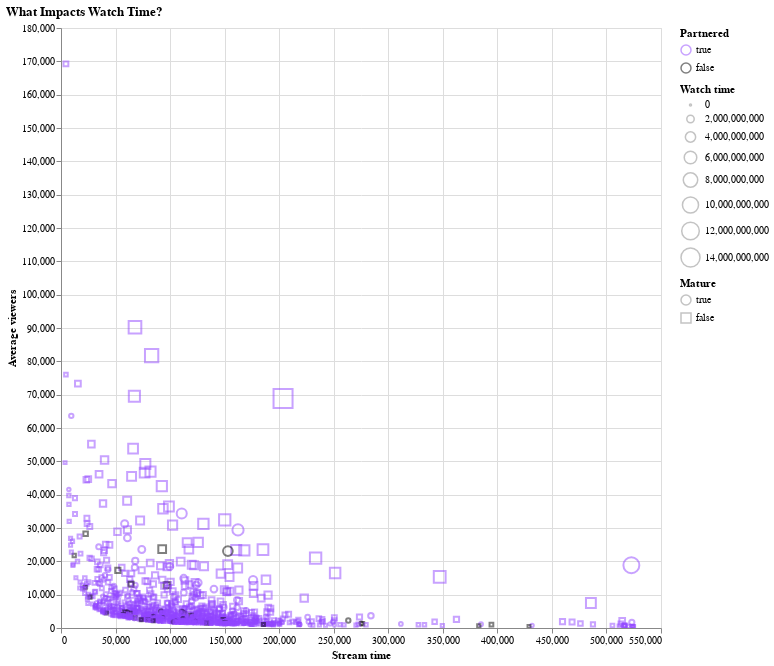

Notebook cell for this chart:
### Markdown cell above
Below is an interactive scatterplot. Stream time is on the x axis and Average viewers is on the y axis. The area of the square that would be made from the two axes and the point would represent the Watch time. The size of the mark also represents the Watch time to make things a little easier to see. The coloring represents partner status and the shape represents the indicated maturity of the stream. There is also a dropdown menu for viewers of this visualization to select their preffered language if they want to see top streamers in their language

### Code cell
from altair.expr import datum, substring

base = alt.Chart(wh).mark_point(opacity=0.5).encode(
    alt.X(alt.repeat("column"), type='quantitative', scale=alt.Scale(domain=(0, 550000))),
    alt.Y(alt.repeat("row"), type='quantitative', scale=alt.Scale(domain=(0, 180000))),
    color=alt.Color('Partnered:N', sort= "descending"),
    shape = alt.Shape('Mature:N', sort= "descending"),
    tooltip=['Channel', alt.Tooltip("Watch time:Q", format=",.0f"), 
             alt.Tooltip("Stream time:Q", format=",.0f"), 
             alt.Tooltip("Average viewers:Q", format=",.0f")],
    size="Watch time:Q"
).properties(
    width=600,
    height=600
).repeat(
    row=['Average viewers'],
    column=['Stream time']
).configure_range(
    category=alt.RangeScheme(['#9146ff', 'black'])
).interactive()

langDropdown = alt.binding_select(options=[None] + sorted(list(wh.Language.unique())), labels = ['All'] + sorted(list(wh.Language.unique())), name="Language ")
selection = alt.selection_single(fields=['Language'], bind = langDropdown)

final = base.add_selection(
    selection
).transform_filter(
    selection
).properties(title="What Impacts Watch Time?")


final

### Figure 1 — Vega-Lite specification as saved in the notebook (floating-point values rounded to 4 significant figures; data arrays with more than 128 entries replaced by an {"elided": "..."} marker saying what was removed)
{"config": {"view": {"continuousWidth": 400, "continuousHeight": 300}, "range": {"category": ["#9146ff", "black"]}}, "repeat": {"column": ["Stream time"], "row": ["Average viewers"]}, "spec": {"data": {"name": "data-227c848033436d47d36215711aa72e2a"}, "mark": {"type": "point", "opacity": 0.5}, "encoding": {"color": {"field": "Partnered", "sort": "descending", "type": "nominal"}, "shape": {"field": "Mature", "sort": "descending", "type": "nominal"}, "size": {"field": "Watch time", "type": "quantitative"}, "tooltip": [{"field": "Channel", "type": "nominal"}, {"field": "Watch time", "format": ",.0f", "type": "quantitative"}, {"field": "Stream time", "format": ",.0f", "type": "quantitative"}, {"field": "Average viewers", "format": ",.0f", "type": "quantitative"}], "x": {"field": {"repeat": "column"}, "scale": {"domain": [0, 550000]}, "type": "quantitative"}, "y": {"field": {"repeat": "row"}, "scale": {"domain": [0, 180000]}, "type": "quantitative"}}, "height": 600, "selection": {"selector001": {"type": "interval", "bind": "scales", "encodings": ["x", "y"]}, "selector002": {"type": "single", "fields": ["Language"], "bind": {"input": "select", "options": [null, "Arabic", "Chinese", "Czech", "Dutch", "English", "Finnish", "French", "German", "Hungarian", "Italian", "Japanese", "Korean", "Polish", "Portuguese", "Russian", "Slovak", "Spanish", "Thai", "Turkish", "Ukrainian"], "labels": ["All", "Arabic", "Chinese", "Czech", "Dutch", "English", "Finnish", "French", "German", "Hungarian", "Italian", "Japanese", "Korean", "Polish", "Portuguese", "Russian", "Slovak", "Spanish", "Thai", "Turkish", "Ukrainian"], "name": "Language "}}}, "width": 600}, "title": "What Impacts Watch Time?", "transform": [{"filter": {"selection": "selector002"}}], "$schema": "https://vega.github.io/schema/vega-lite/v4.17.0.json", "datasets": {"data-227c848033436d47d36215711aa72e2a": {"elided": "1000 records"}}}
